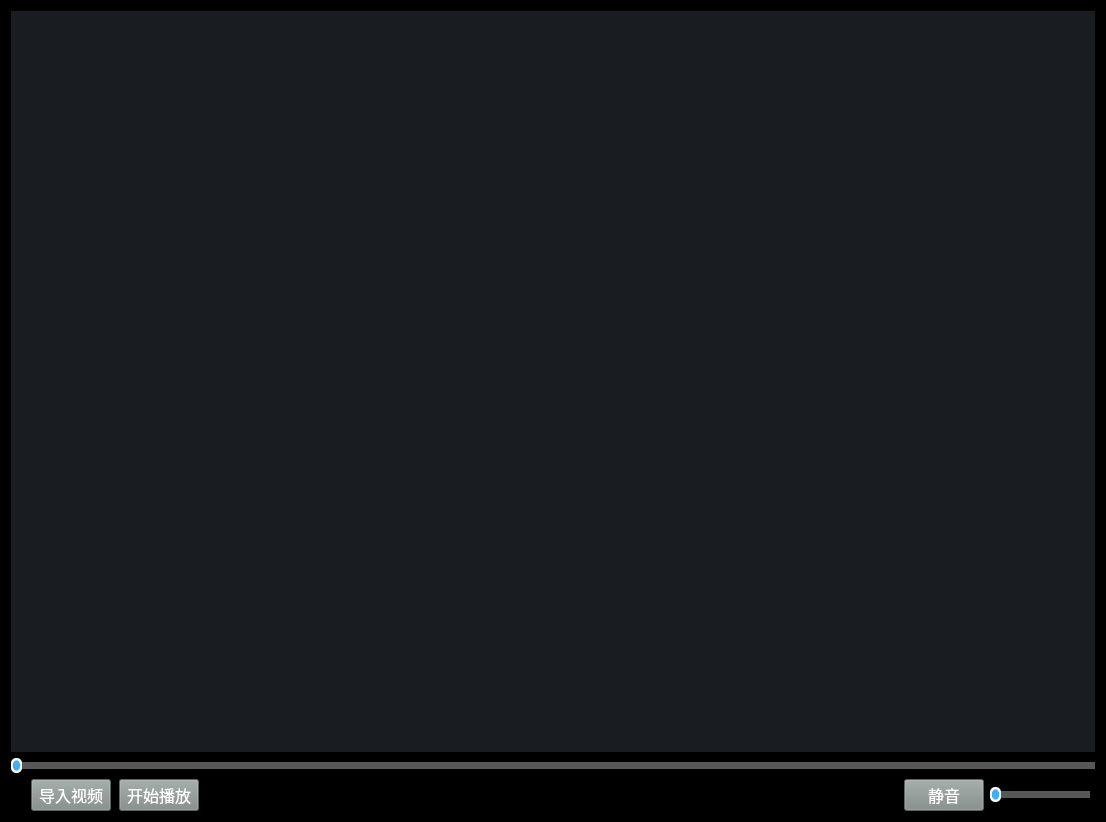
<?xml version="1.0" encoding="UTF-8"?>
<ui version="4.0">
 <class>mainWidget</class>
 <widget class="QWidget" name="mainWidget">
  <property name="geometry">
   <rect>
    <x>0</x>
    <y>0</y>
    <width>1106</width>
    <height>822</height>
   </rect>
  </property>
  <property name="windowTitle">
   <string>mainWidget</string>
  </property>
  <property name="styleSheet">
   <string notr="true">#mainWidget{
	background-color: rgb(0, 0, 0);
}

#videoWiget {
	background-color: rgb(25, 29, 34);
}

#timeLabel {
	color: rgb(255, 255, 255);
}

QPushButton
{
	background-color:rgb(128, 138, 135);
	color:white;
    font:16px;
}

QPushButton:hover
{
    color:#0000ff;
    background-color:rgb(210, 205, 205); /*改变背景色*/
}

QSlider::groove:horizontal {
	border: 1px solid #4A708B;
	background: #C0C0C0;
	height: 5px;
	border-radius: 1px;
	padding-left:-1px;
	padding-right:-1px;
}
 
 
QSlider::sub-page:horizontal {
    background: qlineargradient(x1:0, y1:0, x2:0, y2:1, stop:0 #B1B1B1, stop:1 #c4c4c4);
    background: qlineargradient(x1: 0, y1: 0.2, x2: 1, y2: 1, stop: 0 #5DCCFF, stop: 1 #1874CD);
    border: 1px solid #4A708B;
    height: 10px;
    border-radius: 2px;
}
 
QSlider::add-page:horizontal {
    background: #575757;
    border: 0px solid #777;
    height: 10px;
    border-radius: 2px;
}
 
QSlider::handle:horizontal 
{
    background: qradialgradient(spread:pad, cx:0.5, cy:0.5, radius:0.5, fx:0.5, fy:0.5, stop:0.6 #45ADED, stop:0.778409 rgba(255, 255, 255, 255));
 
    width: 11px;
    margin-top: -5px;
    margin-bottom: -5px;
    border-radius: 5px;
}
 
QSlider::handle:horizontal:hover 
{
    background: qradialgradient(spread:pad, cx:0.5, cy:0.5, radius:0.5, fx:0.5, fy:0.5, stop:0.6 #2A8BDA, 
    stop:0.778409 rgba(255, 255, 255, 255));
 
    width: 11px;
    margin-top: -5px;
    margin-bottom: -5px;
    border-radius: 5px;
}</string>
  </property>
  <layout class="QVBoxLayout" name="verticalLayout">
   <item>
    <widget class="QWidget" name="videoWiget" native="true"/>
   </item>
   <item>
    <widget class="QSlider" name="progressSlider">
     <property name="orientation">
      <enum>Qt::Horizontal</enum>
     </property>
    </widget>
   </item>
   <item>
    <layout class="QHBoxLayout" name="horizontalLayout">
     <property name="spacing">
      <number>6</number>
     </property>
     <property name="leftMargin">
      <number>5</number>
     </property>
     <property name="rightMargin">
      <number>5</number>
     </property>
     <item>
      <widget class="QLabel" name="timeLabel">
       <property name="text">
        <string/>
       </property>
      </widget>
     </item>
     <item>
      <spacer name="horizontalSpacer_3">
       <property name="orientation">
        <enum>Qt::Horizontal</enum>
       </property>
       <property name="sizeType">
        <enum>QSizePolicy::Fixed</enum>
       </property>
       <property name="sizeHint" stdset="0">
        <size>
         <width>2</width>
         <height>20</height>
        </size>
       </property>
      </spacer>
     </item>
     <item>
      <widget class="QPushButton" name="importVideoBtn">
       <property name="text">
        <string>导入视频</string>
       </property>
      </widget>
     </item>
     <item>
      <spacer name="horizontalSpacer_2">
       <property name="orientation">
        <enum>Qt::Horizontal</enum>
       </property>
       <property name="sizeType">
        <enum>QSizePolicy::Fixed</enum>
       </property>
       <property name="sizeHint" stdset="0">
        <size>
         <width>2</width>
         <height>20</height>
        </size>
       </property>
      </spacer>
     </item>
     <item>
      <widget class="QPushButton" name="playOrPauseVideoBtn">
       <property name="text">
        <string>开始播放</string>
       </property>
      </widget>
     </item>
     <item>
      <spacer name="horizontalSpacer">
       <property name="orientation">
        <enum>Qt::Horizontal</enum>
       </property>
       <property name="sizeType">
        <enum>QSizePolicy::MinimumExpanding</enum>
       </property>
       <property name="sizeHint" stdset="0">
        <size>
         <width>600</width>
         <height>20</height>
        </size>
       </property>
      </spacer>
     </item>
     <item>
      <widget class="QPushButton" name="muteVideoBtn">
       <property name="layoutDirection">
        <enum>Qt::LeftToRight</enum>
       </property>
       <property name="text">
        <string>静音</string>
       </property>
      </widget>
     </item>
     <item>
      <widget class="QSlider" name="voiceSlider">
       <property name="minimumSize">
        <size>
         <width>100</width>
         <height>0</height>
        </size>
       </property>
       <property name="maximumSize">
        <size>
         <width>100</width>
         <height>16777215</height>
        </size>
       </property>
       <property name="orientation">
        <enum>Qt::Horizontal</enum>
       </property>
      </widget>
     </item>
    </layout>
   </item>
  </layout>
 </widget>
 <resources/>
 <connections/>
</ui>
